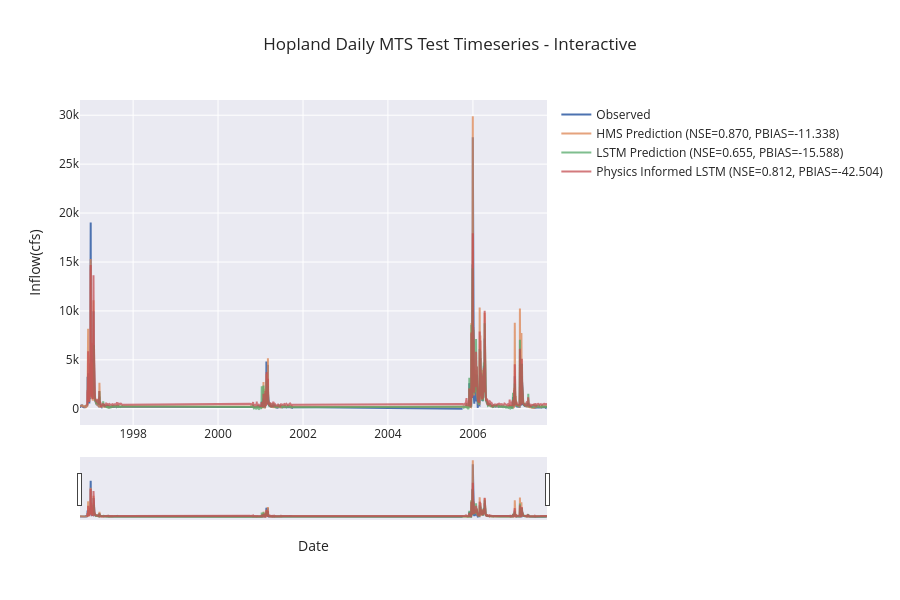

Source (notebook cell):
### Code cell
switch_ctx(RES_1H)

if not skip_best_model_test:
    plot_timeseries_comparison(source=(no_physics_test_csv_1D, physics_test_csv_1D, path_to_physics_data_1D), title="Hopland Daily MTS Test Timeseries - Interactive", backend="plotly", metrics=metric_list, metrics_out="hopland_mts_test_metrics_1D.csv", ts_out="hopland_mts_test_1D_combined_ts.csv", fig_out="hopland_mts_test_1D_model_comparison.png", legend_font=12, axis_font=22)
else:
    plot_timeseries_comparison(source=combined_df_test_1D, title="Hopland Daily MTS Test Timeseries - Interactive", backend="plotly", metrics=metric_list, metrics_out="hopland_mts_test_metrics_1D.csv", ts_out="hopland_mts_test_1D_combined_ts.csv", fig_out="hopland_mts_test_1D_model_comparison.png", legend_font=12, axis_font=22)

### Figure 1 — Plotly figure (JSON) as saved in the notebook; plotly's stock layout.template omitted (floating-point values rounded to 4 significant figures; data arrays with more than 128 entries replaced by an {"elided": "..."} marker saying what was removed)
{"data": [{"line": {"width": 2}, "mode": "lines", "name": "Observed", "type": "scatter", "x": {"elided": "1460 str values"}, "y": {"elided": "1460 float values"}}, {"line": {"width": 2}, "mode": "lines", "name": "HMS Prediction (NSE=0.870, PBIAS=-11.338)", "opacity": 0.75, "type": "scatter", "x": {"elided": "1460 str values"}, "y": {"elided": "1460 float values"}}, {"line": {"width": 2}, "mode": "lines", "name": "LSTM Prediction (NSE=0.655, PBIAS=-15.588)", "opacity": 0.75, "type": "scatter", "x": {"elided": "1460 str values"}, "y": {"elided": "1460 float values"}}, {"line": {"width": 2}, "mode": "lines", "name": "Physics Informed LSTM (NSE=0.812, PBIAS=-42.504)", "opacity": 0.75, "type": "scatter", "x": {"elided": "1460 str values"}, "y": {"elided": "1460 float values"}}], "layout": {"height": 600, "hovermode": "x unified", "legend": {"bgcolor": "rgba(0,0,0,0)", "font": {"size": 12}, "x": 1.02, "xanchor": "left", "y": 1, "yanchor": "top"}, "margin": {"r": 300}, "title": {"text": "Hopland Daily MTS Test Timeseries - Interactive"}, "xaxis": {"rangeslider": {"visible": true}, "title": {"text": "Date"}, "type": "date"}, "yaxis": {"title": {"text": "Inflow(cfs)"}}}}
